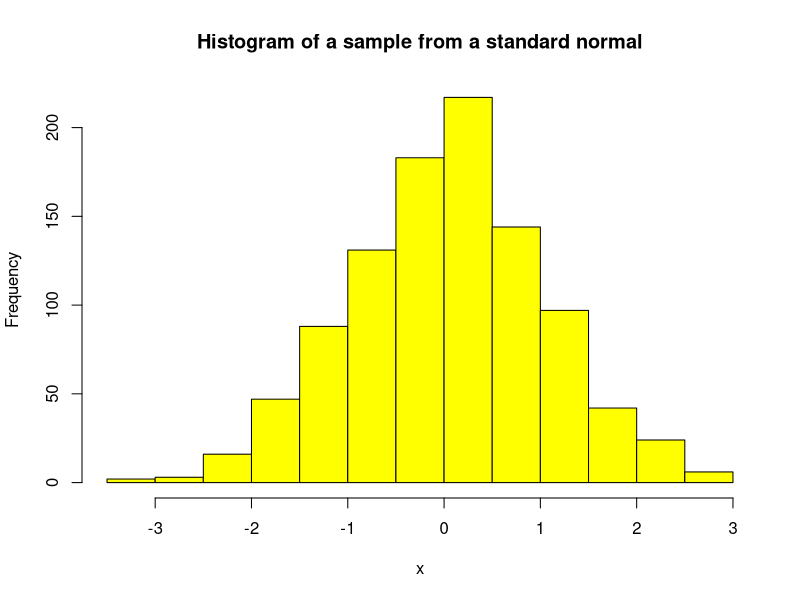

The R script that drew this image:
## ---- chunk 1
x <- rnorm(1000, 0, 1) 
## ---- chunk 2
hist(x, col = "yellow", main = "Histogram of a sample from a standard normal")
